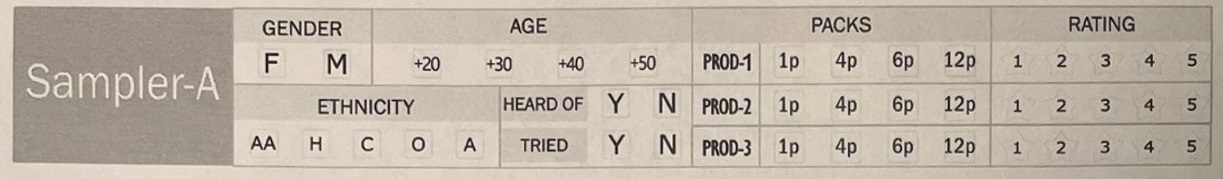
#> input picture test_case.jpg, 1223 x 179 px
$ python -i blob_detection.py   (imports and definitions only)
#> lines starting #> are read from the running program, lines starting #| are printed output that depends on the picture; after the words box and inside, x2 and y2 are one past the last pixel; in counts of white or black regions, pixels touching at a corner belong together
import cv2
import numpy as np
from sklearn.cluster import DBSCAN
import matplotlib.pyplot as plt


class BlobDetector:
    def detect_blobs(self, image):
        # Scan the image for black regions
        otsu_thresh = self.gray_image(image)
        threshold=0.8
        window_size=(40, 40)
        clusters_center = self.scan_image_for_black_regions(otsu_thresh, window_size, threshold)

        # Draw the detected regions on the image
        output_image = image.copy()
        color = (0, 255, 0)
        radius = 5
        thickness = -1
        for center in clusters_center:
            cv2.circle(output_image, center, radius, color, thickness)
            #cv2.imwrite('black_regions_detected.jpg', output_image)
        return clusters_center

    def gray_image(self, image):
        # Read image
        gray_image = cv2.cvtColor(image, cv2.COLOR_BGR2GRAY)
        blur = cv2.GaussianBlur(gray_image, (5, 5), 1)
        # Apply Otsu's binarization
        _, otsu_thresh = cv2.threshold(blur, 0, 255, cv2.THRESH_BINARY + cv2.THRESH_OTSU)
        return otsu_thresh

    def is_black_region(self, region, threshold):
        """Check if the region has more than the threshold percentage of black pixels."""
        total_pixels = region.size
        black_pixels = np.sum(region == 0)
        return (black_pixels / total_pixels) > threshold

    def cluster_regions(self, box_regions):
        center_list = []

        for (x1, y1, x2, y2) in box_regions:
            center_x = int((x1 + x2) / 2)
            center_y = int((y1 + y2) / 2)
            center_list.append((center_x,center_y))
        # Define the maximum distance (epsilon) between two points for them to be considered in the same neighborhood
        epsilon = 40
        # Define the minimum number of points to form a dense region (cluster)
        min_samples = 1

        # Apply DBSCAN
        coordinates_array = np.array(center_list)
        db = DBSCAN(eps=epsilon, min_samples=min_samples).fit(coordinates_array)
        labels = db.labels_

        # Create a list to hold the clusters
        unique_labels = set(labels)
        clusters = []
        for k in unique_labels:
            if k != -1:
                class_member_mask = (labels == k)
                xy = coordinates_array[class_member_mask]
                clusters.append(xy.tolist())

        center_clusters = []
        for i, cluster in enumerate(clusters):
            one=[]
            two=[]
            for tup in cluster:
                one.append(tup[0])
                two.append(tup[1])

            cluster_center = (int(np.mean(one)),  int(np.mean(two)))
            center_clusters.append(cluster_center)

        return center_clusters

    def scan_image_for_black_regions(self, image, window_size, threshold):
        """Scan the image and detect regions with more than threshold percentage of black pixels."""
        regions = []
        h, w = image.shape
        window_h, window_w = window_size

        for y in range(0, h, int(window_h/3)):
            for x in range(0, w, int(window_w/3)):
                window = image[y:y + window_h, x:x + window_w]
                if window.shape[0] != window_h or window.shape[1] != window_w:
                    continue
                if self.is_black_region(window, threshold):
                    regions.append((x, y, x + window_w, y + window_h))

        if len(regions) != 0:
            num_coordinates = len(regions[0])
            sums = [0] * num_coordinates
            count = 0
            cluster_centers = self.cluster_regions(regions)
        else:
            cluster_centers = []
        return cluster_centers


>>> import cv2
>>> picture = cv2.imread('../../test_case.jpg')
#> picture is the input picture: shape (179, 1223, 3); mean B, G, R 166, 178.8, 189.2
>>> result = BlobDetector().detect_blobs(picture)
#> in gray_image, `blur = cv2.GaussianBlur(gray_image, (5, 5), 1)`:
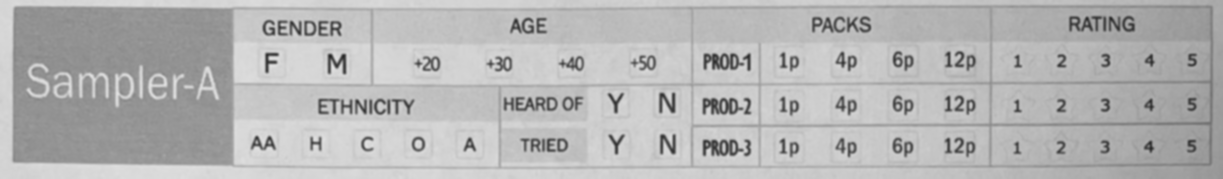
#> blur: shape (179, 1223); min 38, max 226, mean 180.5
#> in gray_image, `_, otsu_thresh = cv2.threshold(blur, 0, 255, cv2.THRESH_BINARY + cv2.T..`:
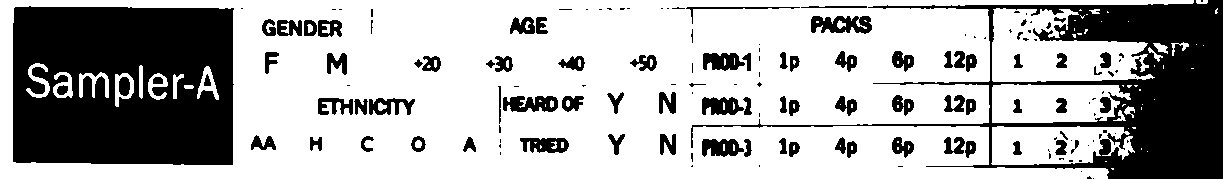
#> otsu_thresh: shape (179, 1223); 68.1% white; 153 black regions (72 under 20 px), largest, box (x1, y1, x2, y2) and area: (13, 6, 234, 165) 31941, (691, 0, 1223, 179) 23057, (811, 16, 872, 34) 756
#> the loop in cluster_regions, `for (x1, y1, x2, y2) in box_regions:` made 197 passes
#> (x1, y1, x2, y2) on passes 1 to 3: (13, 0, 53, 40), (26, 0, 66, 40), (39, 0, 79, 40)
#> the loop in cluster_regions, `for k in unique_labels:` made 2 passes
#> the loop in cluster_regions, `for i, cluster in enumerate(clusters):` made 2 passes
#> the loop in detect_blobs, `for center in clusters_center:` made 2 passes
#> center on passes 1 to 2: (121, 87), (1171, 85)
#> after the loop in detect_blobs, `for center in clusters_center:`:
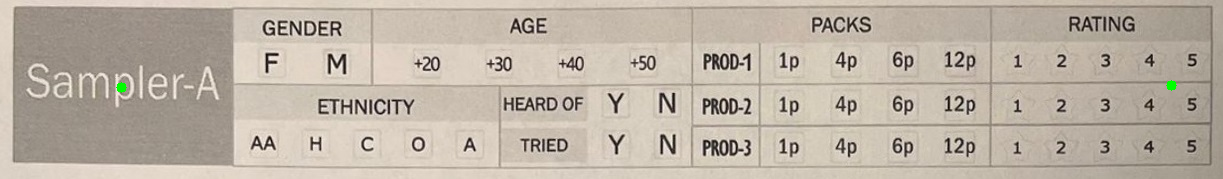
#> output_image: shape (179, 1223, 3); 0.07% of pixels changed, all inside (x1, y1, x2, y2) = (116, 80, 1177, 93)
